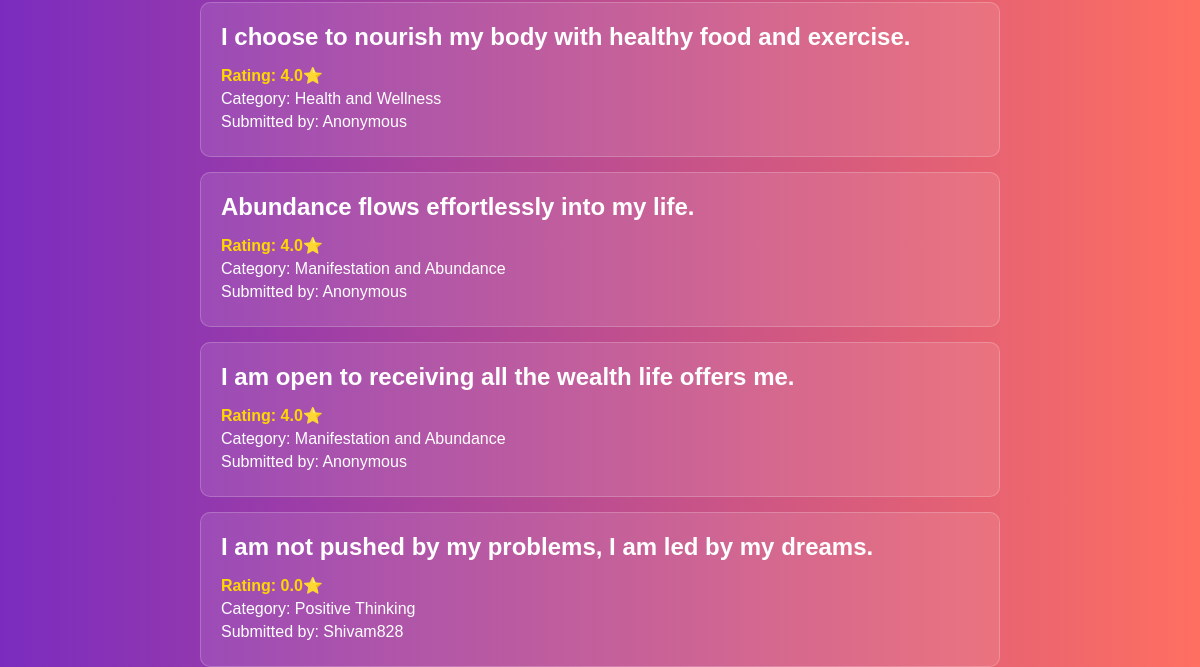
The app's page /search/ (lower part), older data.
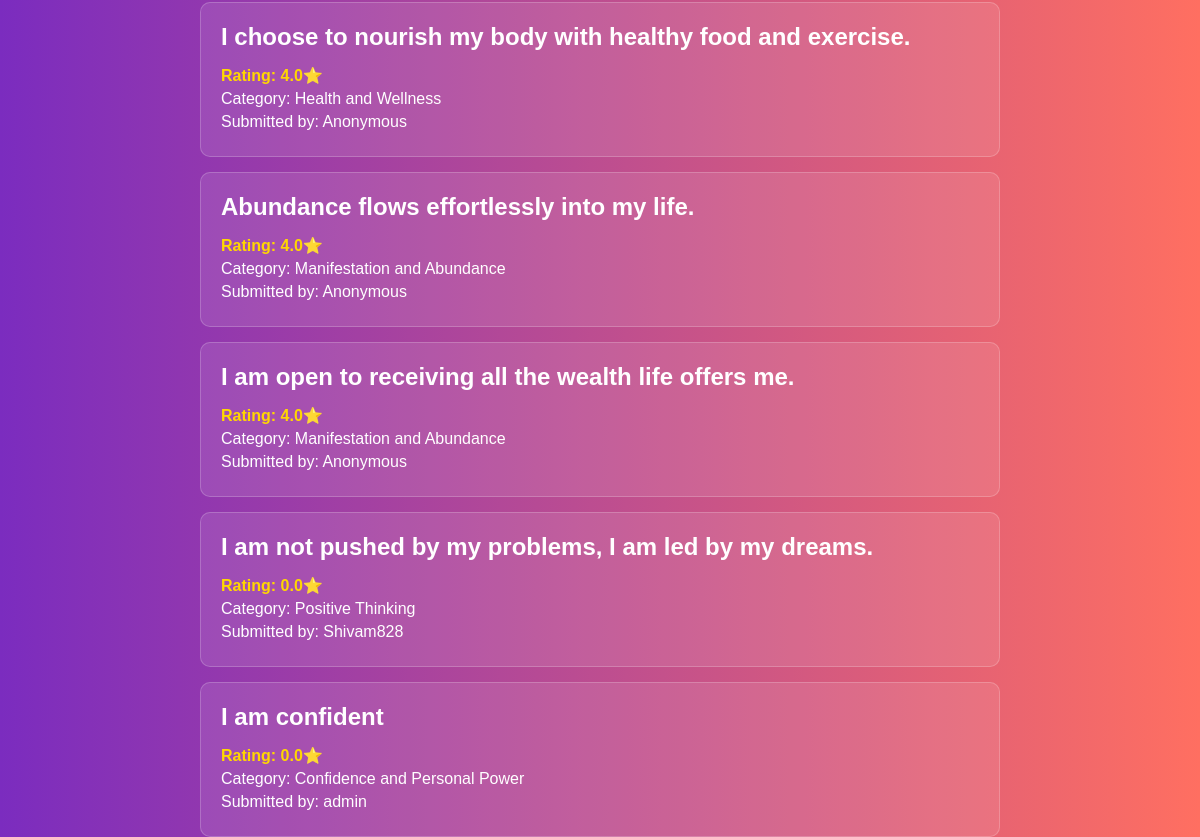
The same page, newer data.
### affirmations_app/models.py (models this page shows, shortened)
class Affirmation(models.Model):
    affirmation = models.TextField()
    category = models.CharField(max_length=100)
    rating = models.FloatField(default=0)
    user = models.ForeignKey(User, on_delete=models.CASCADE, null=True, blank=True)

### affirmations_app/views.py (the view)
# urls.py: path('search/', views.search_affirmations, name='search'),
def search_affirmations(request):
    query = request.GET.get('query', '')
    category = request.GET.get('category', '')
    affirmations = Affirmation.objects.all()
    if query:
        affirmations = affirmations.filter(affirmation__icontains=query)
    if category:
        affirmations = affirmations.filter(category=category)
    affirmations = affirmations.order_by('-rating')
    context = {
        'affirmations': affirmations,
    }
    return render(request, 'search.html', context)

### affirmations_app/templates/search.html (shortened to what this page needs)
<!DOCTYPE html>
<html lang="en">
<head>
</head>
<body>
    <div class="results-container">
        {% if affirmations %}
            {% for affirmation in affirmations %}
                <div class="affirmation-box">
                    <h3>{{ affirmation.affirmation }}</h3>
                    <p class="rating">Rating: {{ affirmation.rating }}⭐</p>
                    <p>Category: {{ affirmation.category }}</p>
                    <p>Submitted by: {% if affirmation.user %}{{ affirmation.user.username }}{% else %}Anonymous{% endif %}</p>
                </div>
            {% endfor %}
        {% else %}
            <div class="affirmation-box">
                <p>No results found.</p>
            </div>
        {% endif %}
    </div>
</body>
</html>

Row changes from the older to the newer data that the page shows:
added Affirmation: affirmation "I am confident", rating "0.0", category "Confidence and Personal Power", user.username "admin"
